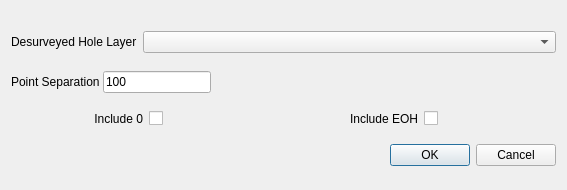
<?xml version="1.0" encoding="UTF-8"?>
<ui version="4.0">
 <class>downholeData_dialog</class>
 <widget class="QDialog" name="downholeData_dialog">
  <property name="geometry">
   <rect>
    <x>0</x>
    <y>0</y>
    <width>567</width>
    <height>190</height>
   </rect>
  </property>
  <property name="sizePolicy">
   <sizepolicy hsizetype="Preferred" vsizetype="Preferred">
    <horstretch>0</horstretch>
    <verstretch>0</verstretch>
   </sizepolicy>
  </property>
  <property name="windowTitle">
   <string>Downhole Data</string>
  </property>
  <layout class="QVBoxLayout" name="verticalLayout">
   <item>
    <layout class="QHBoxLayout" name="horizontalLayout_2">
     <property name="spacing">
      <number>6</number>
     </property>
     <property name="sizeConstraint">
      <enum>QLayout::SetDefaultConstraint</enum>
     </property>
     <property name="topMargin">
      <number>8</number>
     </property>
     <item>
      <widget class="QLabel" name="label_2">
       <property name="enabled">
        <bool>true</bool>
       </property>
       <property name="sizePolicy">
        <sizepolicy hsizetype="Preferred" vsizetype="Fixed">
         <horstretch>0</horstretch>
         <verstretch>0</verstretch>
        </sizepolicy>
       </property>
       <property name="text">
        <string>Desurveyed Hole Layer</string>
       </property>
      </widget>
     </item>
     <item>
      <widget class="QgsMapLayerComboBox" name="lbDesurveyLayer">
       <property name="sizePolicy">
        <sizepolicy hsizetype="Expanding" vsizetype="Fixed">
         <horstretch>0</horstretch>
         <verstretch>0</verstretch>
        </sizepolicy>
       </property>
      </widget>
     </item>
    </layout>
   </item>
   <item>
    <layout class="QHBoxLayout" name="horizontalLayout_3">
     <property name="spacing">
      <number>0</number>
     </property>
     <property name="sizeConstraint">
      <enum>QLayout::SetDefaultConstraint</enum>
     </property>
     <item>
      <widget class="QLabel" name="label">
       <property name="sizePolicy">
        <sizepolicy hsizetype="Preferred" vsizetype="Fixed">
         <horstretch>0</horstretch>
         <verstretch>0</verstretch>
        </sizepolicy>
       </property>
       <property name="text">
        <string>Point Separation </string>
       </property>
      </widget>
     </item>
     <item>
      <widget class="QLineEdit" name="lePointSeparation">
       <property name="sizePolicy">
        <sizepolicy hsizetype="Fixed" vsizetype="Fixed">
         <horstretch>0</horstretch>
         <verstretch>0</verstretch>
        </sizepolicy>
       </property>
       <property name="text">
        <string>100</string>
       </property>
       <property name="alignment">
        <set>Qt::AlignLeading|Qt::AlignLeft|Qt::AlignVCenter</set>
       </property>
      </widget>
     </item>
     <item>
      <spacer name="horizontalSpacer">
       <property name="orientation">
        <enum>Qt::Horizontal</enum>
       </property>
       <property name="sizeHint" stdset="0">
        <size>
         <width>40</width>
         <height>20</height>
        </size>
       </property>
      </spacer>
     </item>
    </layout>
   </item>
   <item>
    <layout class="QHBoxLayout" name="horizontalLayout">
     <item>
      <widget class="QLabel" name="label_3">
       <property name="text">
        <string>Include 0</string>
       </property>
       <property name="alignment">
        <set>Qt::AlignRight|Qt::AlignTrailing|Qt::AlignVCenter</set>
       </property>
      </widget>
     </item>
     <item>
      <widget class="QCheckBox" name="cbIncZero">
       <property name="text">
        <string/>
       </property>
      </widget>
     </item>
     <item>
      <widget class="QLabel" name="label_4">
       <property name="text">
        <string>Include EOH</string>
       </property>
       <property name="alignment">
        <set>Qt::AlignRight|Qt::AlignTrailing|Qt::AlignVCenter</set>
       </property>
      </widget>
     </item>
     <item>
      <widget class="QCheckBox" name="cbIncEOH">
       <property name="text">
        <string/>
       </property>
      </widget>
     </item>
    </layout>
   </item>
   <item>
    <widget class="QDialogButtonBox" name="buttonBox">
     <property name="orientation">
      <enum>Qt::Horizontal</enum>
     </property>
     <property name="standardButtons">
      <set>QDialogButtonBox::Cancel|QDialogButtonBox::Ok</set>
     </property>
    </widget>
   </item>
  </layout>
 </widget>
 <customwidgets>
  <customwidget>
   <class>QgsMapLayerComboBox</class>
   <extends>QComboBox</extends>
   <header>qgsmaplayercombobox.h</header>
  </customwidget>
 </customwidgets>
 <resources/>
 <connections>
  <connection>
   <sender>buttonBox</sender>
   <signal>accepted()</signal>
   <receiver>downholeData_dialog</receiver>
   <slot>accept()</slot>
   <hints>
    <hint type="sourcelabel">
     <x>248</x>
     <y>254</y>
    </hint>
    <hint type="destinationlabel">
     <x>157</x>
     <y>274</y>
    </hint>
   </hints>
  </connection>
  <connection>
   <sender>buttonBox</sender>
   <signal>rejected()</signal>
   <receiver>downholeData_dialog</receiver>
   <slot>reject()</slot>
   <hints>
    <hint type="sourcelabel">
     <x>316</x>
     <y>260</y>
    </hint>
    <hint type="destinationlabel">
     <x>286</x>
     <y>274</y>
    </hint>
   </hints>
  </connection>
 </connections>
</ui>
